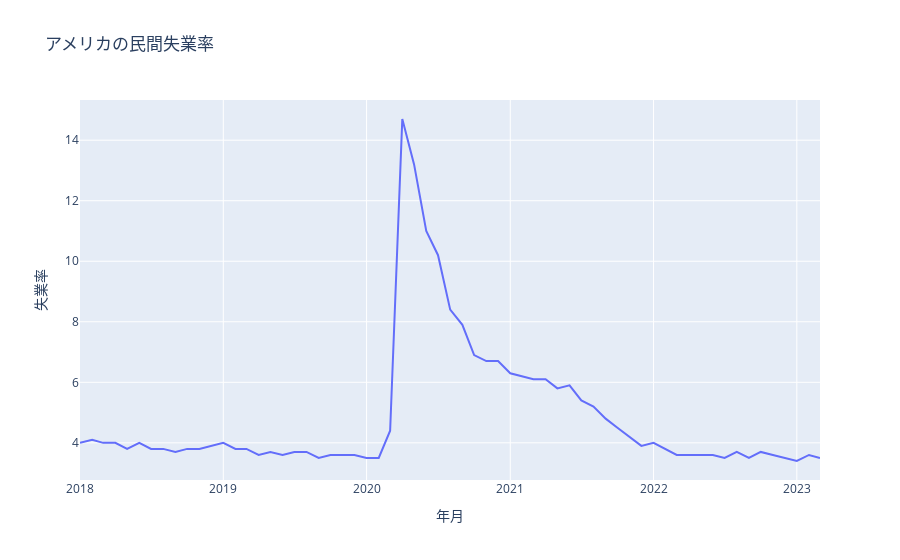

This figure's notebook cell:
### Code cell
fig = px.line(df, x="年月", y="失業率", title="アメリカの民間失業率")
fig.show()
